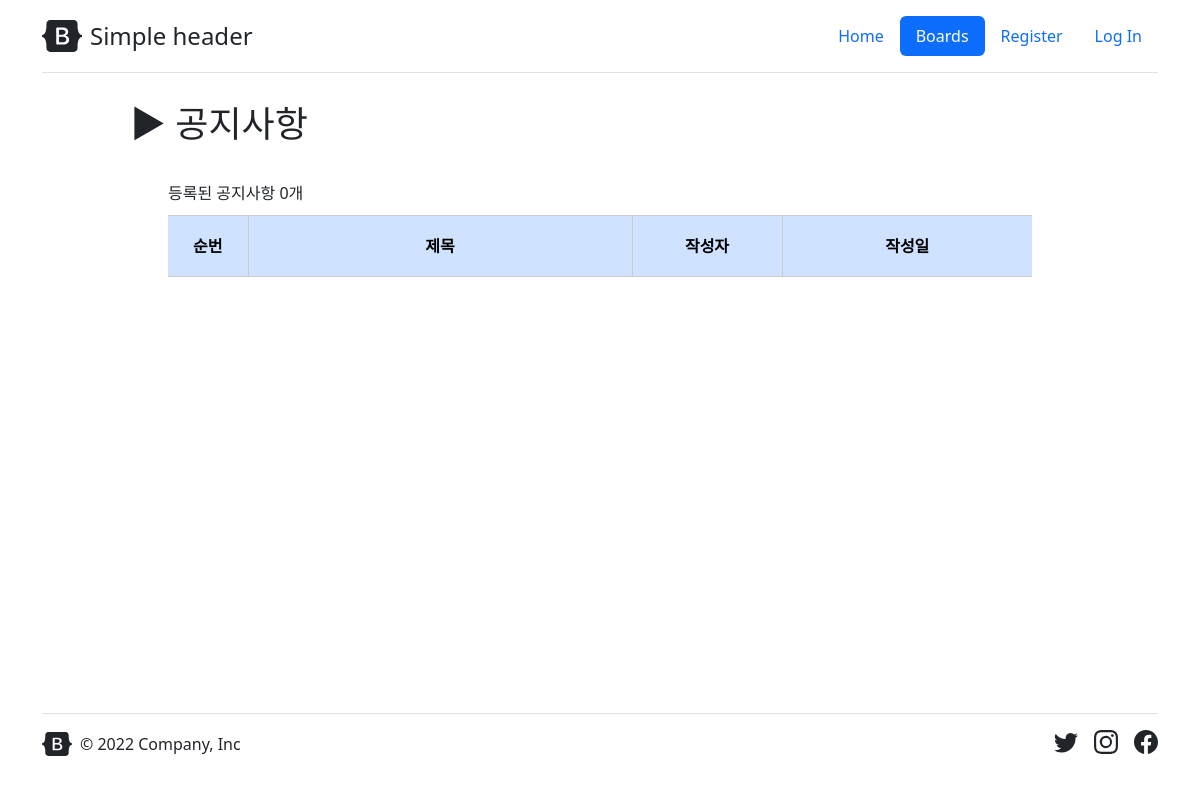
Page /boards/ on the earlier database version.
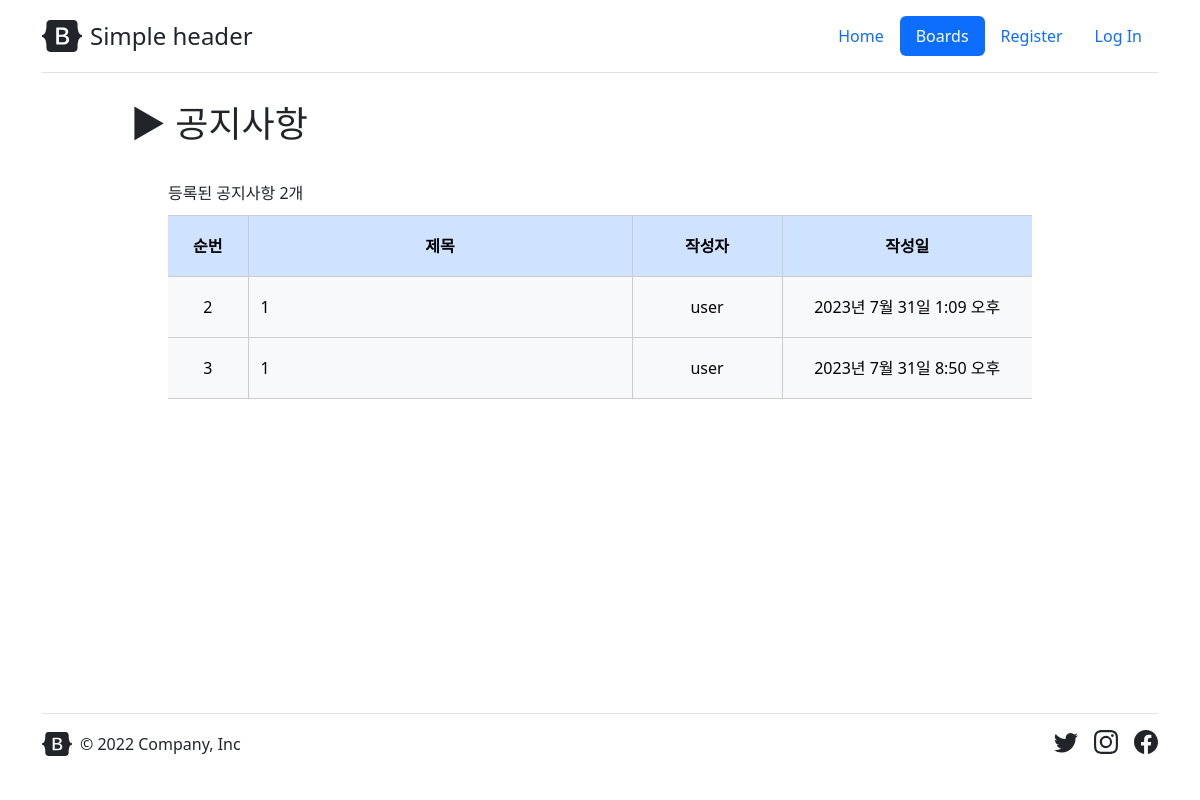
Same page on the later database version.
### boards/models.py (models this page shows)
class Post(models.Model):
    id = models.BigAutoField(primary_key=True)
    user_id = models.ForeignKey(User, related_name="post",db_column="user_id",on_delete=models.CASCADE,blank=False,null=False)
    user_id_char = models.CharField(max_length=150,blank=False,null=False)
    title = models.CharField(db_column='title', max_length=50, blank=False, null=False)
    content = models.TextField(db_column='content', default="",blank=False,null=False)
    created_date = models.DateTimeField(db_column='created_date', auto_now_add=True)
    updated_date = models.DateTimeField(db_column='updated_date', auto_now=True)
    updated_bool = models.BooleanField(db_column='updated_bool', default=False,blank=False,null=False)
    visible_bool = models.BooleanField(db_column='visible_bool', default=True,blank=False,null=False)

### boards/views.py (the view)
# urls.py: path('', boards.views.boards_index, name='index'),
def boards_index(request):
    Post_list = Post.objects.all()
    context = {"Post_len" : len(Post_list), "Post_list" : Post_list}
    return render(request, 'boards/index.html', context=context)

### boards/templates/boards/index.html (shortened to what this page needs)
{% extends "base.html" %}
{% load static %}
{% block contenthead %}
<link href="{% static "boards/css/index.css" %}" rel="stylesheet">
{% endblock contenthead %}
{% block content %}
<div class="boards_post">
    <div class="boards_post_contents">
        <div id="boards_head">▶ 공지사항</div>
        <div class="boards_post_count">등록된 공지사항 {{ Post_len }}개</div>
        <table class="table table-primary" id="tableid">
            <thead>
                <tr class="table-primary" id="table-head">
                    <th style="width: 80px;">순번</th>
                    <th style="min-width: 150px;">제목</th>
                    <th style="width: 150px;">작성자</th>
                    <th style="width: 250px;">작성일</th>
                </tr>
            </thead>
            <tbody>
                {% for post in Post_list %}
                <tr class="table-light" id="table-main">
                    <td>{{ post.id }}</td>
                    <td class="table-main-title"><a href="{% url 'boards:post_detail' pk=post.id %}">{{ post.title }}</a></td>
                    <td>{{ post.user_id_char }}</td>
                    <td>{{ post.created_date }}</td>
                </tr>
                {% endfor %}
            </tbody>
        </table>
    </div>
</div>
{% endblock content %}

Differences in the rows shown:
added Post: id "2", title "1", user_id_char "user", created_date "2023년 7월 31일 1:09 오후"
added Post: id "3", title "1", user_id_char "user", created_date "2023년 7월 31일 8:50 오후"
Other differences:
{{ Post_len }}: "0" → "2"
